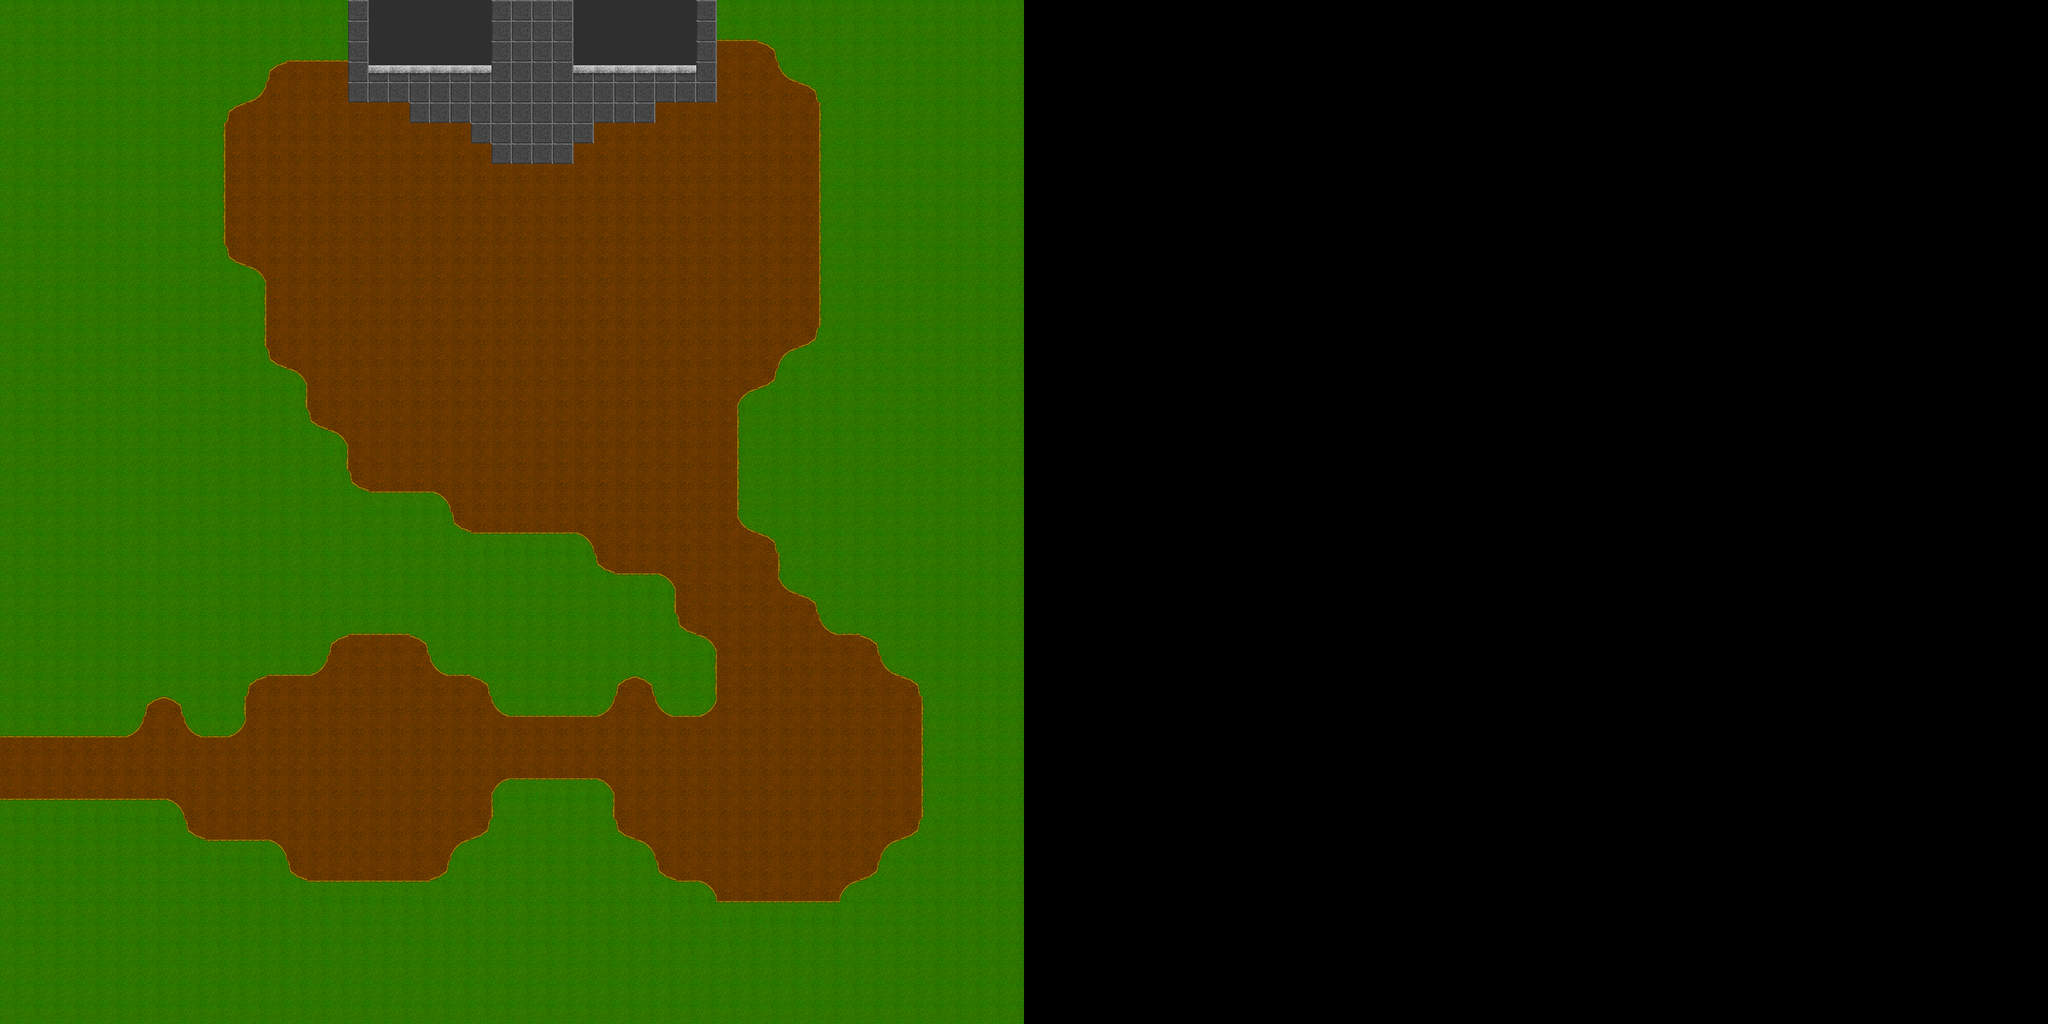

The image is a tile-based game level rendered from a .tmx file. Its description and source (layers, tilesets, objects; grid data summarised) follow:
An orthogonal 100x50 tile map with 32x32 px tiles, 1 tile layer (Tile Layer 1) and 104 objects (92x tree, 11x monster, hero).

<map version="1.0" orientation="orthogonal" width="100" height="50" tilewidth="32" tileheight="32">
 <tileset firstgid="1" name="tiles" tilewidth="32" tileheight="32">
  <image source="../gfx/tiles.png" width="320" height="320" />
  <tile id="0">
   <properties>
    <property name="movable" value="false" />
   </properties>
  </tile>
 </tileset>
 <layer name="Tile Layer 1" width="100" height="50">
  <data>[5000 cells, 2500 non-empty, 17 distinct tile ids]</data>
 </layer>
 <objectgroup name="Object Layer 1" width="100" height="50">
  <object type="hero" x="50" y="1186" width="32" height="32" />
  <object type="tree" x="43" y="1088" width="32" height="32" />
  <object type="tree" x="254" y="994" width="32" height="32" />
  <object type="tree" x="96" y="997" width="32" height="32" />
  <object type="tree" x="180" y="1043" width="32" height="32" />
  <object type="tree" x="312" y="1062" width="32" height="32" />
  <object type="tree" x="619" y="922" width="32" height="32" />
  <object type="tree" x="457" y="1003" width="32" height="32" />
  <object type="tree" x="-2" y="1396" width="32" height="32" />
  <object type="tree" x="73" y="1471" width="32" height="32" />
  <object type="tree" x="199" y="1538" width="32" height="32" />
  <object type="tree" x="399" y="1555" width="32" height="32" />
  <object type="tree" x="603" y="1557" width="32" height="32" />
  <object type="tree" x="830" y="1541" width="32" height="32" />
  <object type="tree" x="680" y="1537" width="32" height="32" />
  <object type="tree" x="874" y="1052" width="32" height="32" />
  <object type="tree" x="819" y="1457" width="32" height="32" />
  <object type="tree" x="754" y="1376" width="32" height="32" />
  <object type="tree" x="753" y="1001" width="32" height="32" />
  <object type="tree" x="367" y="1009" width="32" height="32" />
  <object type="tree" x="960" y="1577" width="32" height="32" />
  <object type="tree" x="1052" y="1551" width="32" height="32" />
  <object type="tree" x="1283" y="1589" width="32" height="32" />
  <object type="tree" x="1208" y="1568" width="32" height="32" />
  <object type="tree" x="1413" y="1551" width="32" height="32" />
  <object type="tree" x="1559" y="1458" width="32" height="32" />
  <object type="tree" x="1564" y="1560" width="32" height="32" />
  <object type="tree" x="1579" y="1270" width="32" height="32" />
  <object type="tree" x="1571" y="1371" width="32" height="32" />
  <object type="tree" x="1492" y="1024" width="32" height="32" />
  <object type="tree" x="1549" y="1120" width="32" height="32" />
  <object type="monster" x="623" y="1043" width="32" height="32" />
  <object type="monster" x="688" y="1116" width="32" height="32" />
  <object type="monster" x="1165" y="1341" width="32" height="32" />
  <object type="monster" x="1284" y="1298" width="32" height="32" />
  <object type="monster" x="1348" y="1240" width="32" height="32" />
  <object type="monster" x="1261" y="1171" width="32" height="32" />
  <object type="monster" x="1363" y="1156" width="32" height="32" />
  <object type="tree" x="247" y="1430" width="32" height="32" />
  <object type="tree" x="901" y="1458" width="32" height="32" />
  <object type="tree" x="477" y="1470" width="32" height="32" />
  <object type="tree" x="642" y="1447" width="32" height="32" />
  <object type="tree" x="1018" y="1488" width="32" height="32" />
  <object type="tree" x="1151" y="1512" width="32" height="32" />
  <object type="tree" x="1341" y="1495" width="32" height="32" />
  <object type="tree" x="1505" y="1337" width="32" height="32" />
  <object type="tree" x="1467" y="1455" width="32" height="32" />
  <object type="tree" x="1524" y="1190" width="32" height="32" />
  <object type="tree" x="1403" y="983" width="32" height="32" />
  <object type="tree" x="1464" y="764" width="32" height="32" />
  <object type="tree" x="1318" y="942" width="32" height="32" />
  <object type="tree" x="1263" y="865" width="32" height="32" />
  <object type="tree" x="1375" y="843" width="32" height="32" />
  <object type="tree" x="1524" y="849" width="32" height="32" />
  <object type="tree" x="1172" y="731" width="32" height="32" />
  <object type="tree" x="1317" y="744" width="32" height="32" />
  <object type="tree" x="1384" y="606" width="32" height="32" />
  <object type="tree" x="1285" y="630" width="32" height="32" />
  <object type="tree" x="1558" y="543" width="32" height="32" />
  <object type="tree" x="1462" y="631" width="32" height="32" />
  <object type="tree" x="1513" y="629" width="32" height="32" />
  <object type="tree" x="1301" y="365" width="32" height="32" />
  <object type="tree" x="1494" y="459" width="32" height="32" />
  <object type="tree" x="1355" y="434" width="32" height="32" />
  <object type="tree" x="1443" y="165" width="32" height="32" />
  <object type="tree" x="1397" y="305" width="32" height="32" />
  <object type="tree" x="1532" y="266" width="32" height="32" />
  <object type="tree" x="1516" y="145" width="32" height="32" />
  <object type="tree" x="1463" y="23" width="32" height="32" />
  <object type="tree" x="1342" y="74" width="32" height="32" />
  <object type="tree" x="1301" y="44" width="32" height="32" />
  <object type="tree" x="1313" y="231" width="32" height="32" />
  <object type="tree" x="970" y="1001" width="32" height="32" />
  <object type="tree" x="831" y="960" width="32" height="32" />
  <object type="tree" x="691" y="907" width="32" height="32" />
  <object type="tree" x="235" y="802" width="32" height="32" />
  <object type="tree" x="575" y="871" width="32" height="32" />
  <object type="tree" x="430" y="819" width="32" height="32" />
  <object type="tree" x="417" y="746" width="32" height="32" />
  <object type="tree" x="355" y="897" width="32" height="32" />
  <object type="tree" x="468" y="898" width="32" height="32" />
  <object type="tree" x="222" y="925" width="32" height="32" />
  <object type="tree" x="159" y="929" width="32" height="32" />
  <object type="tree" x="117" y="793" width="32" height="32" />
  <object type="tree" x="15" y="837" width="32" height="32" />
  <object type="tree" x="52" y="718" width="32" height="32" />
  <object type="tree" x="41" y="540" width="32" height="32" />
  <object type="tree" x="184" y="633" width="32" height="32" />
  <object type="tree" x="314" y="597" width="32" height="32" />
  <object type="tree" x="248" y="447" width="32" height="32" />
  <object type="tree" x="145" y="487" width="32" height="32" />
  <object type="tree" x="45" y="387" width="32" height="32" />
  <object type="tree" x="130" y="350" width="32" height="32" />
  <object type="tree" x="232" y="299" width="32" height="32" />
  <object type="tree" x="247" y="170" width="32" height="32" />
  <object type="tree" x="23" y="109" width="32" height="32" />
  <object type="tree" x="175" y="79" width="32" height="32" />
  <object type="tree" x="111" y="199" width="32" height="32" />
  <object type="tree" x="169" y="14" width="32" height="32" />
  <object type="tree" x="51" y="7" width="32" height="32" />
  <object type="monster" x="640" y="131" width="32" height="32" />
  <object type="monster" x="991" y="128" width="32" height="32" />
  <object type="monster" x="704" y="129" width="32" height="32" />
  <object type="monster" x="928" y="128" width="32" height="32" />
 </objectgroup>
</map>
